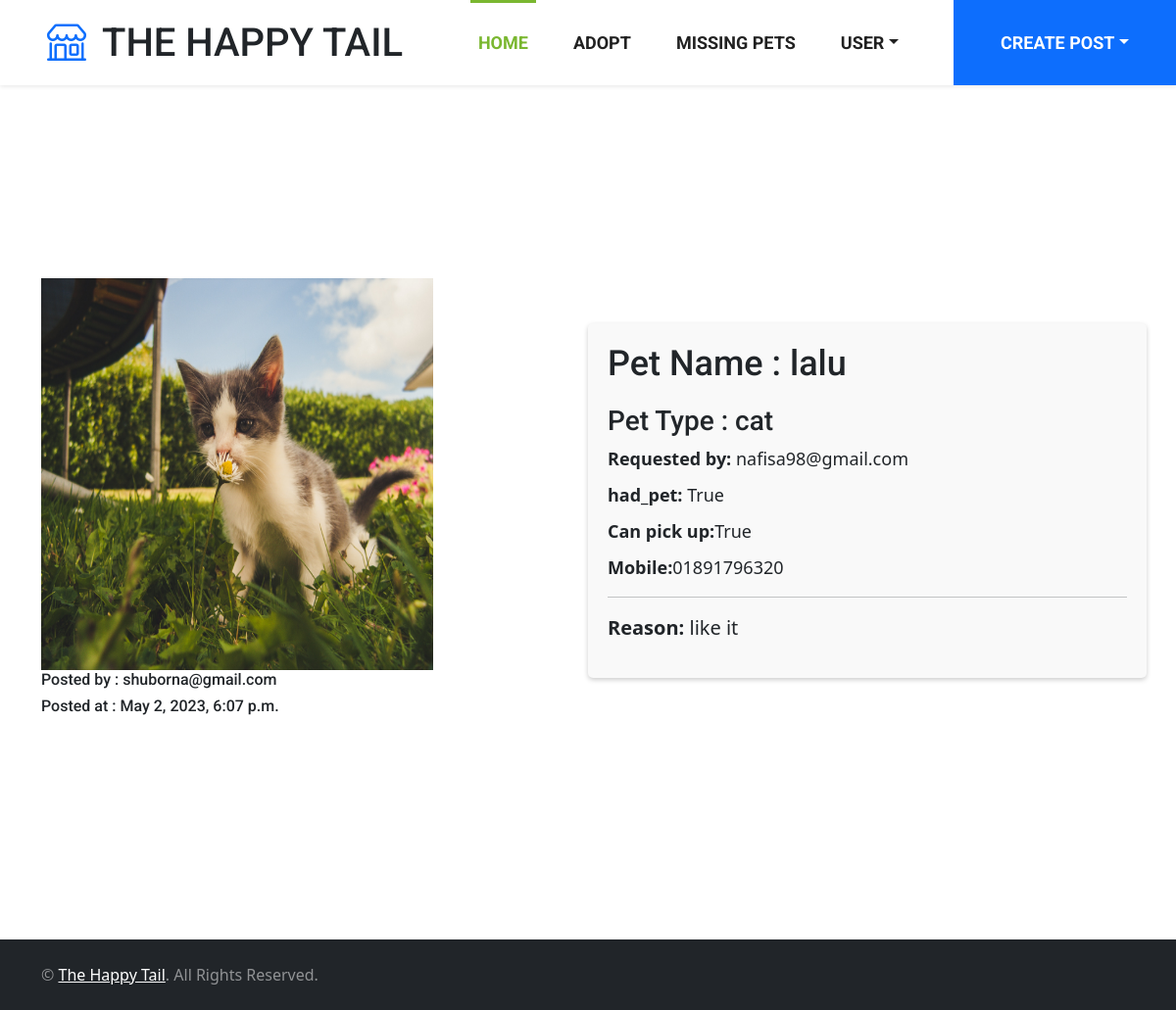
/user/2/view-adoption-request (signed in), run on the app's committed database.
### post/models.py (models this page shows, shortened)
class Post(models.Model):
    user = models.ForeignKey(CustomUser, on_delete=models.CASCADE, null=True, default=None)
    PET_TYPE_CHOICES = [
        ('cat', 'Cat'),
        ('dog', 'Dog'),
        ('bird', 'Bird'),
        ('other', 'Other'),
    ]
    pet_name = models.CharField(max_length=255)
    pet_type = models.CharField(max_length=10, choices=PET_TYPE_CHOICES)
    pet_breed = models.CharField(max_length=255, null=True, blank=True)
    pet_description = models.TextField(null=True,blank=True)
    pet_image = models.ImageField(upload_to='static/img/pet', null=True, blank=True)
    pet_vaccinated = models.BooleanField(null=True, blank=True)
    pet_colour = models.CharField(max_length=20, null=True, blank=True)
    pet_gender = models.CharField(max_length=20, null=True, blank=True)
    pet_location = models.CharField(max_length=255,null=True, blank=True)
    pet_mobile = models.CharField(max_length=20)
    created_at = models.DateTimeField(auto_now_add=True)
    updated_at = models.DateTimeField(auto_now=True)
    pet_age = models.IntegerField(null=True, default=0)
    class Meta:
        abstract = True

class AdoptionPost(Post):
    pet_food = models.CharField(max_length=255, null=True, blank=True)
    pet_behaviour = models.CharField(max_length=255, null=True, blank=True)
    pet_physicalcondition = models.CharField(max_length=255, null=True, blank=True)
    pet_availability = models.BooleanField(default=True)

class AdoptionRequest(models.Model):
    posted_by = models.CharField(max_length=20 , default=None)
    requested_by = models.ForeignKey(CustomUser, on_delete=models.CASCADE, null=True, default=None)
    pet = models.ForeignKey(AdoptionPost, on_delete=models.CASCADE, null=True, default=None)
    reason = models.TextField(blank=True)
    mobile  = models.CharField(max_length=20)
    email = models.CharField(max_length=20)
    had_pet = models.BooleanField(default=False, null=True, blank=True)
    can_pick_up = models.BooleanField(null=True, blank=True, default=False)
    approved= models.BooleanField(default=False)

### customuser/models.py (models this page shows, shortened)
class CustomUser(models.Model):
    user = models.OneToOneField(User, null=True, blank=True, on_delete=models.CASCADE)
    name = models.CharField(max_length=255, default='')
    email = models.EmailField(primary_key=True, unique=True, default='')
    address = models.CharField(max_length=255, blank=True, null=True)
    def __init__(self, *args, **kwargs):
        super().__init__(*args, **kwargs)

### customuser/views.py (the view)
# urls.py: path('<int:pk>/view-adoption-request', view_adoption_request, name='view_adoption_request'),
@login_required
def view_adoption_request(request,pk):
    request_datails = AdoptionRequest.objects.get(id=pk)
    pet=AdoptionPost.objects.get(id=request_datails.pet_id)
    context={'request_details':request_datails,'pet':pet}
    return render(request, 'adoption_request.html', context)

### templates/adoption_request.html (shortened to what this page needs)
<!DOCTYPE html>
<html lang="en">
{% include 'navbar.html' %}
{% load static %}
  <head>
    <link href="https://cdn.jsdelivr.net/npm/bootstrap@5.3.0-alpha3/dist/css/bootstrap.min.css" rel="stylesheet">
  </head>
  <body>
    <br/>
    <div class="container">
      <div class="row center">
        <div class="col-md-6">
          <img style="width: 400px; height: 400px;" src="/{{ pet.pet_image }}" />
          <h6>Posted by : {{request_details.posted_by}}</h6>
          <h6>Posted at : {{pet.updated_at}}</h6>
        </div>
        <div class="col-md-6 pet-details">
          <h2>Pet Name : {{pet.pet_name}}</h2>
          <h3>Pet Type : {{pet.pet_type}}</h3>
          <ul>
            <li><strong>Requested by:</strong> {{request_details.requested_by.email}}</li>
            <li><strong>had_pet:</strong> {{request_details.had_pet}}</li>
            <li><strong>Can pick up:</strong>{{request_details.can_pick_up}}</li>
            <li><strong>Mobile:</strong>{{request_details.mobile}}</li>
          </ul>
          <hr>
          <p><strong>Reason:</strong> {{request_details.reason}} </p>
        </div>
      </div>
    </div>
  </body>
  {% include 'footer.html' %}
</html>

### static/css/style.css (style rules this page uses)
:root { --primary: #7AB730; --secondary: #FFD33C; --light: #F3F3F3; --dark: #212121; }

### templates/adoption_request.html (style rules this page uses)
.center { display: flex; justify-content: center; align-items: center; height: 100vh; }
.pet-details { background-color: #f9f9f9; border-radius: 5px; box-shadow: 0px 2px 5px rgba(0,0,0,0.2); padding: 20px; }
.pet-details h2 { margin-top: 0; margin-bottom: 20px; font-size: 36px; }
.pet-details ul { list-style: none; margin: 0; padding: 0; }
.pet-details ul li { margin-bottom: 10px; font-size: 18px; }
.pet-details p { font-size: 20px; line-height: 1.5; }

### data on the page
AdoptionPost: pet_image (picture), updated_at "May 2, 2023, 6:07 p.m.", pet_name "lalu", pet_type "cat"
AdoptionRequest: posted_by "shuborna@gmail.com", requested_by.email "nafisa98@gmail.com", had_pet "True", can_pick_up "True", mobile "01891796320", reason "like it"
